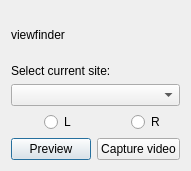
<?xml version="1.0" encoding="UTF-8"?>
<ui version="4.0">
 <class>Select</class>
 <widget class="QDialog" name="Select">
  <property name="geometry">
   <rect>
    <x>0</x>
    <y>0</y>
    <width>181</width>
    <height>171</height>
   </rect>
  </property>
  <property name="windowTitle">
   <string>Dialog</string>
  </property>
  <layout class="QVBoxLayout" name="verticalLayout" stretch="1,0,0,0,0">
   <item>
    <widget class="MyLabel" name="viewfinder">
     <property name="font">
      <font>
       <pointsize>9</pointsize>
      </font>
     </property>
     <property name="text">
      <string>viewfinder</string>
     </property>
    </widget>
   </item>
   <item>
    <widget class="QLabel" name="label">
     <property name="sizePolicy">
      <sizepolicy hsizetype="Preferred" vsizetype="Fixed">
       <horstretch>0</horstretch>
       <verstretch>0</verstretch>
      </sizepolicy>
     </property>
     <property name="font">
      <font>
       <pointsize>9</pointsize>
      </font>
     </property>
     <property name="text">
      <string>Select current site:</string>
     </property>
    </widget>
   </item>
   <item>
    <widget class="QComboBox" name="comboBox">
     <property name="sizePolicy">
      <sizepolicy hsizetype="Preferred" vsizetype="MinimumExpanding">
       <horstretch>0</horstretch>
       <verstretch>0</verstretch>
      </sizepolicy>
     </property>
     <property name="font">
      <font>
       <pointsize>9</pointsize>
      </font>
     </property>
    </widget>
   </item>
   <item>
    <layout class="QHBoxLayout" name="horizontalLayout" stretch="2,3,2,3">
     <item>
      <spacer name="horizontalSpacer_2">
       <property name="orientation">
        <enum>Qt::Horizontal</enum>
       </property>
       <property name="sizeHint" stdset="0">
        <size>
         <width>40</width>
         <height>20</height>
        </size>
       </property>
      </spacer>
     </item>
     <item>
      <widget class="QRadioButton" name="radioButton">
       <property name="sizePolicy">
        <sizepolicy hsizetype="Expanding" vsizetype="MinimumExpanding">
         <horstretch>0</horstretch>
         <verstretch>0</verstretch>
        </sizepolicy>
       </property>
       <property name="font">
        <font>
         <pointsize>9</pointsize>
        </font>
       </property>
       <property name="text">
        <string>L</string>
       </property>
      </widget>
     </item>
     <item>
      <spacer name="horizontalSpacer">
       <property name="orientation">
        <enum>Qt::Horizontal</enum>
       </property>
       <property name="sizeHint" stdset="0">
        <size>
         <width>40</width>
         <height>20</height>
        </size>
       </property>
      </spacer>
     </item>
     <item>
      <widget class="QRadioButton" name="radioButton_2">
       <property name="sizePolicy">
        <sizepolicy hsizetype="Expanding" vsizetype="MinimumExpanding">
         <horstretch>0</horstretch>
         <verstretch>0</verstretch>
        </sizepolicy>
       </property>
       <property name="font">
        <font>
         <pointsize>9</pointsize>
        </font>
       </property>
       <property name="layoutDirection">
        <enum>Qt::LeftToRight</enum>
       </property>
       <property name="text">
        <string>R</string>
       </property>
      </widget>
     </item>
    </layout>
   </item>
   <item>
    <layout class="QHBoxLayout" name="horizontalLayout_2">
     <item>
      <widget class="QPushButton" name="previewButton">
       <property name="sizePolicy">
        <sizepolicy hsizetype="Minimum" vsizetype="MinimumExpanding">
         <horstretch>0</horstretch>
         <verstretch>0</verstretch>
        </sizepolicy>
       </property>
       <property name="font">
        <font>
         <pointsize>9</pointsize>
        </font>
       </property>
       <property name="text">
        <string>Preview</string>
       </property>
      </widget>
     </item>
     <item>
      <widget class="QPushButton" name="pushButton">
       <property name="sizePolicy">
        <sizepolicy hsizetype="Minimum" vsizetype="MinimumExpanding">
         <horstretch>0</horstretch>
         <verstretch>0</verstretch>
        </sizepolicy>
       </property>
       <property name="font">
        <font>
         <pointsize>9</pointsize>
        </font>
       </property>
       <property name="text">
        <string>Capture video</string>
       </property>
      </widget>
     </item>
    </layout>
   </item>
  </layout>
 </widget>
 <customwidgets>
  <customwidget>
   <class>MyLabel</class>
   <extends>QLabel</extends>
   <header>mylabel.h</header>
  </customwidget>
 </customwidgets>
 <resources/>
 <connections/>
</ui>
